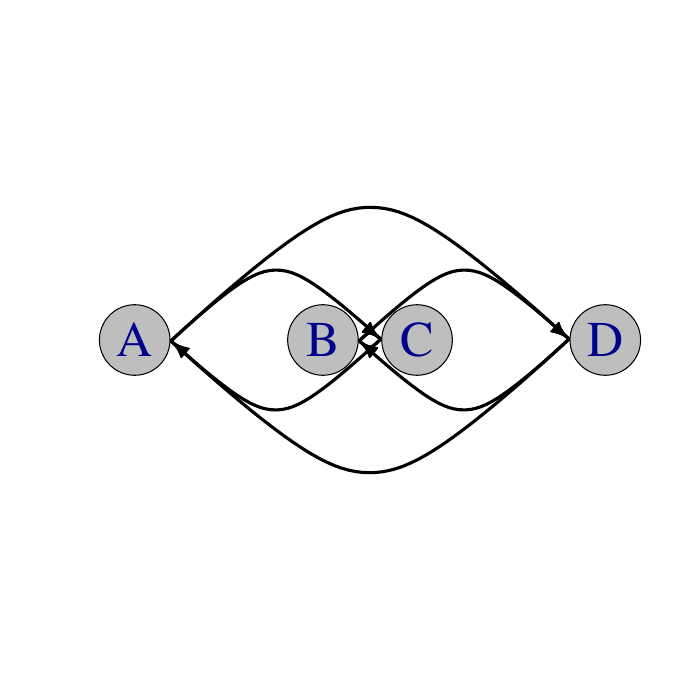

The script that saved this image:
# more locked lines
rm( list=ls() )
library(igraph)

##  A B C D  [ A and B face to the right; C and D face to the left]

 A <- matrix(0,4,4)
 A[1,4] <- 1
 A[1,3] <- A[3,1] <- 1
 A[2,3] <- A[3,2] <- 1
 A[2,4] <- A[4,2] <- 1
 A[4,1] <- 1

 g <- graph.adjacency(A)

 ll <- rbind( c(0,0), c(1.2,0), c( 1.8,0 ),  c(3,0) )


 pdf( file="ll4.pdf" )
 par( mgp=rep(1,3) )
 plot(g,  layout=ll, xlim=c(-0.2,3.2), ylim=c(-0.2,0.2),
	edge.arrow.width=1, edge.width=3, vertex.label=c("A","B","C","D"),
	edge.color="black" , rescale=FALSE, vertex.color="grey", edge.curved=1,
	vertex.label.cex=3, vertex.size=45 )
 dev.off()
